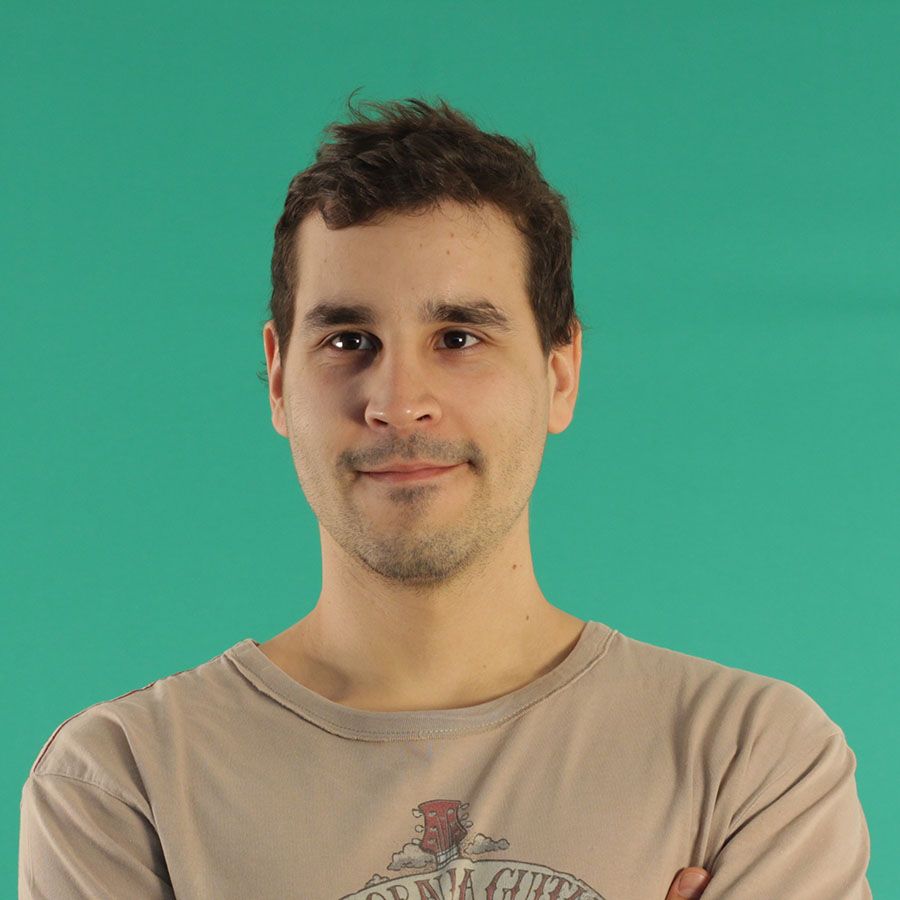
#> input picture image-manipulation/img/portrait1.jpg, 900 x 900 px
$ python grayscale.py
#> lines starting #> are read from the running program, lines starting #| are printed output that depends on the picture
import numpy as np
from PIL import Image, ImageFilter

#Read image
im = Image.open( 'img/portrait1.jpg' )
#> im is the input picture: PIL image 900x900 RGB; mean R, G, B 99.4, 149.6, 121.2

im=im.convert('L') #makes it greyscale
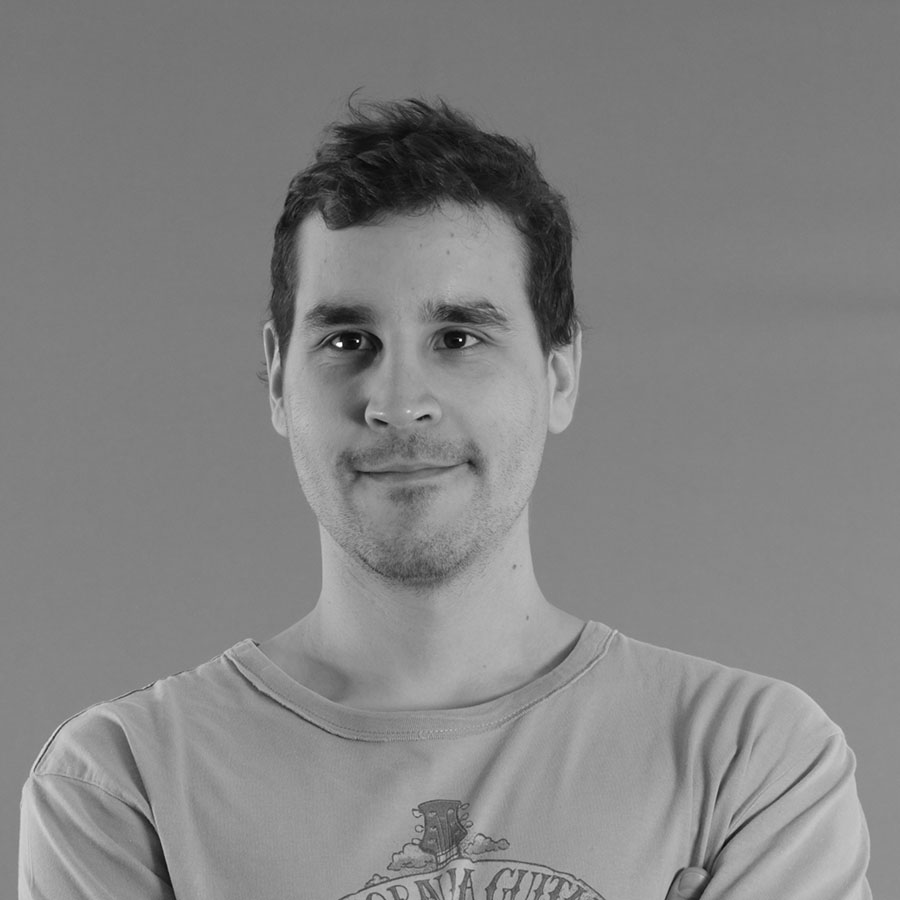
#> im: PIL image 900x900 L; min 7, max 255, mean 131.4
y=np.asarray(im.getdata(),dtype=np.float64).reshape((im.size[1],im.size[0]))


y=np.asarray(y,dtype=np.uint8) #if values still in range 0-255!
im=Image.fromarray(y,mode='L')

im.save('img/grey.jpg');
